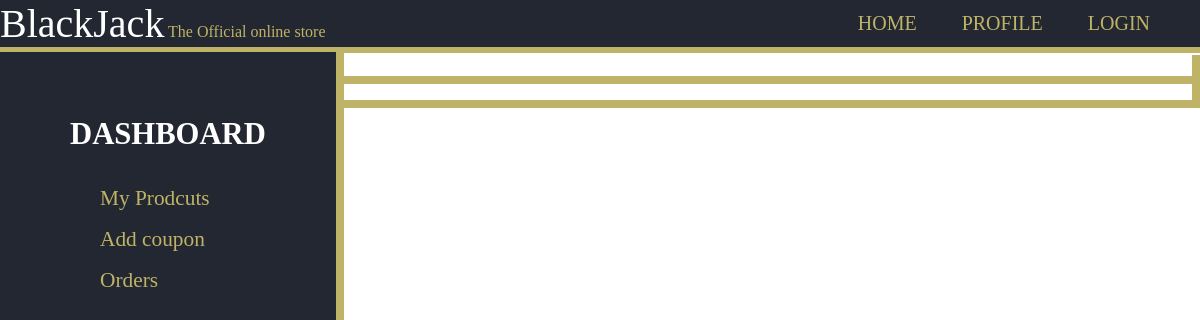
The app's page /shop/Bugs_Bunny_Shop/, older data.
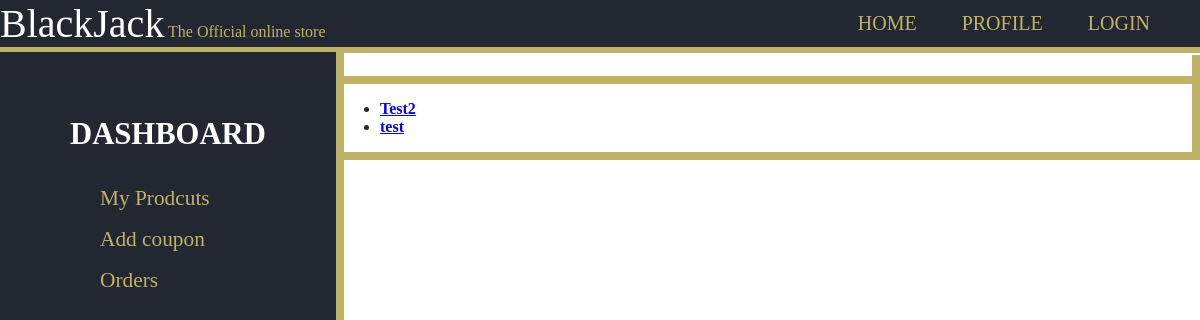
The same page, newer data.
### products/models.py (models this page shows, shortened)
class Product(models.Model):
    id = models.UUIDField(primary_key=True, default=uuid.uuid4, editable=False)
    name = models.CharField(max_length=100)
    price = models.DecimalField(max_digits=7,decimal_places=2)
    description = models.TextField(blank=True)
    remaininginstock = models.PositiveSmallIntegerField(default=1)
    featured = models.BooleanField(default=False)
    image = models.ImageField(null=True,blank=True,upload_to='product_images/')
    shop = models.ForeignKey('shop.Shop',on_delete=models.CASCADE)
    reviews = models.ManyToManyField(Review, blank=True, related_name="reviews")
    def __str__(self):
        return f'{self.name}'

### shop/views.py (the view)
# urls.py: path('', views.index, name='index'),
def index(request, shopname):
    try:
        shop = Shop.objects.get(name=shopname)
        products = shop.products.all()
        try:
            usershops=request.user.shops.all()
        except:
            usershops=None
        return render(request, 'shop/index.html',{
            'shop': shop,
            'products': products
        })
    except Shop.DoesNotExist:
        return render(request,'shop/404.html')

### shop/templates/shop/index.html (shortened to what this page needs)
{% extends 'shop/layout.html' %}
{% block body %}
    <ul>
        {% for product in products %}
            <li><a href="{% url 'products:product' product.name %}">{{ product }}</a></li>
        {% endfor %}
    </ul>
{% endblock %}

Row changes from the older to the newer data that the page shows:
added Product: name "Test2"
now on this page (row unchanged): Product: name "test"
